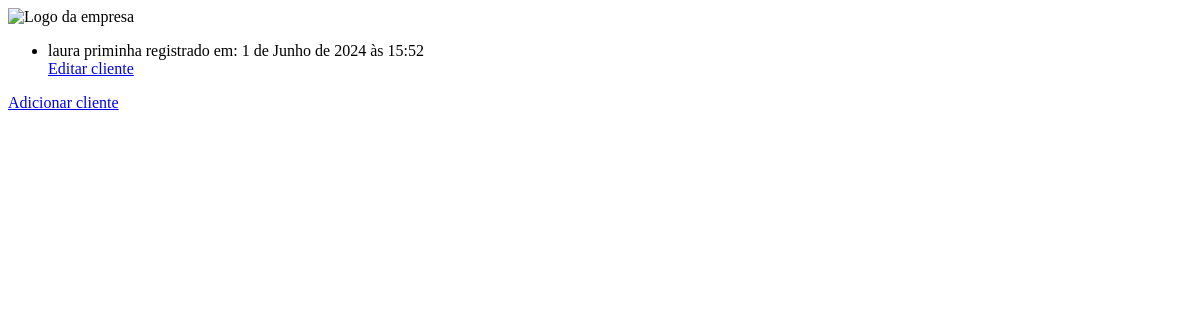
Before: /clientes/ with the older database file.
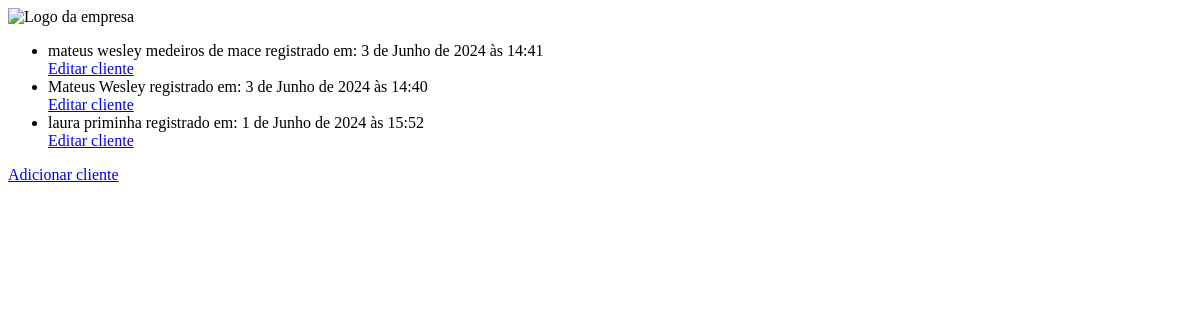
After: the same page with the newer database file.
### clientes/models.py (models this page shows, shortened)
class Cliente(BaseModel):
    id = models.AutoField(primary_key=True, editable=False, unique=True)
    nome = models.CharField(max_length=255, blank=False, null=False)
    documento = models.CharField(max_length=50, blank=False, null=False, unique=True)
    email = models.EmailField(max_length=50, blank=False, null=False, unique=True)
    telefone_fixo = models.CharField(max_length=20, blank=True, null=True)
    celular = models.CharField(max_length=20)

### clientes/views.py (the view)
# urls.py: path("", views.ListView.as_view(), name="list"),
class ListView(generic.ListView):
    model = Cliente
    template_name = "clientes/list.html"
    context_object_name = "latest_registered_clientes"
    def get_queryset(self):
        return Cliente.objects.order_by("-created_at")[:5]

### clientes/templates/clientes/list.html
{% load static %}
<img src="{% static 'clientes/images/seradlogo.png' %}" alt="Logo da empresa">
<link rel="stylesheet" href="{% static 'clientes/style.css' %}">
{% if latest_registered_clientes %}
    <ul>
    {% for cliente in latest_registered_clientes %}
        <li class="cliente"><a href="{% url 'clientes:detail' cliente.id %}">{{ cliente.nome }}</a> registrado em: {{cliente.created_at}}</li>
        <a href="{% url 'clientes:editar' cliente.id %}">Editar cliente</a>
    {% endfor %}
    </ul>
{% else %}
    <p>Não há clientes disponíveis.</p>
{% endif %}
<a href="{% url 'clientes:create' %}">Adicionar cliente</a>

Changed rows visible on the page:
added Cliente: nome "mateus wesley medeiros de mace", created_at "3 de Junho de 2024 às 14:41"
added Cliente: nome "Mateus Wesley", created_at "3 de Junho de 2024 às 14:40"
